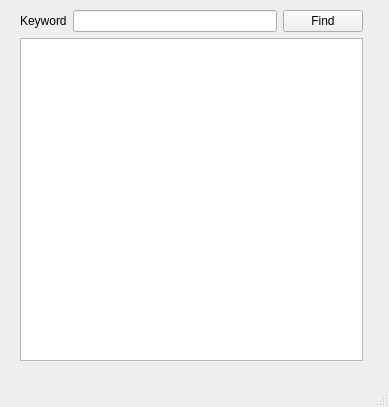
<?xml version="1.0" encoding="UTF-8"?>
<ui version="4.0">
 <class>TextFinder</class>
 <widget class="QMainWindow" name="TextFinder">
  <property name="geometry">
   <rect>
    <x>0</x>
    <y>0</y>
    <width>389</width>
    <height>407</height>
   </rect>
  </property>
  <property name="windowTitle">
   <string>TextFinder</string>
  </property>
  <widget class="QWidget" name="centralwidget">
   <widget class="QWidget" name="layoutWidget">
    <property name="geometry">
     <rect>
      <x>20</x>
      <y>10</y>
      <width>343</width>
      <height>351</height>
     </rect>
    </property>
    <layout class="QVBoxLayout" name="verticalLayout">
     <item>
      <layout class="QHBoxLayout" name="horizontalLayout">
       <item>
        <widget class="QLabel" name="label">
         <property name="text">
          <string>Keyword</string>
         </property>
        </widget>
       </item>
       <item>
        <widget class="QLineEdit" name="lineEdit"/>
       </item>
       <item>
        <widget class="QPushButton" name="findButton">
         <property name="text">
          <string>Find</string>
         </property>
        </widget>
       </item>
      </layout>
     </item>
     <item>
      <widget class="QTextEdit" name="textEdit"/>
     </item>
    </layout>
   </widget>
  </widget>
  <widget class="QMenuBar" name="menubar">
   <property name="geometry">
    <rect>
     <x>0</x>
     <y>0</y>
     <width>389</width>
     <height>25</height>
    </rect>
   </property>
  </widget>
  <widget class="QStatusBar" name="statusbar"/>
 </widget>
 <resources/>
 <connections/>
</ui>
